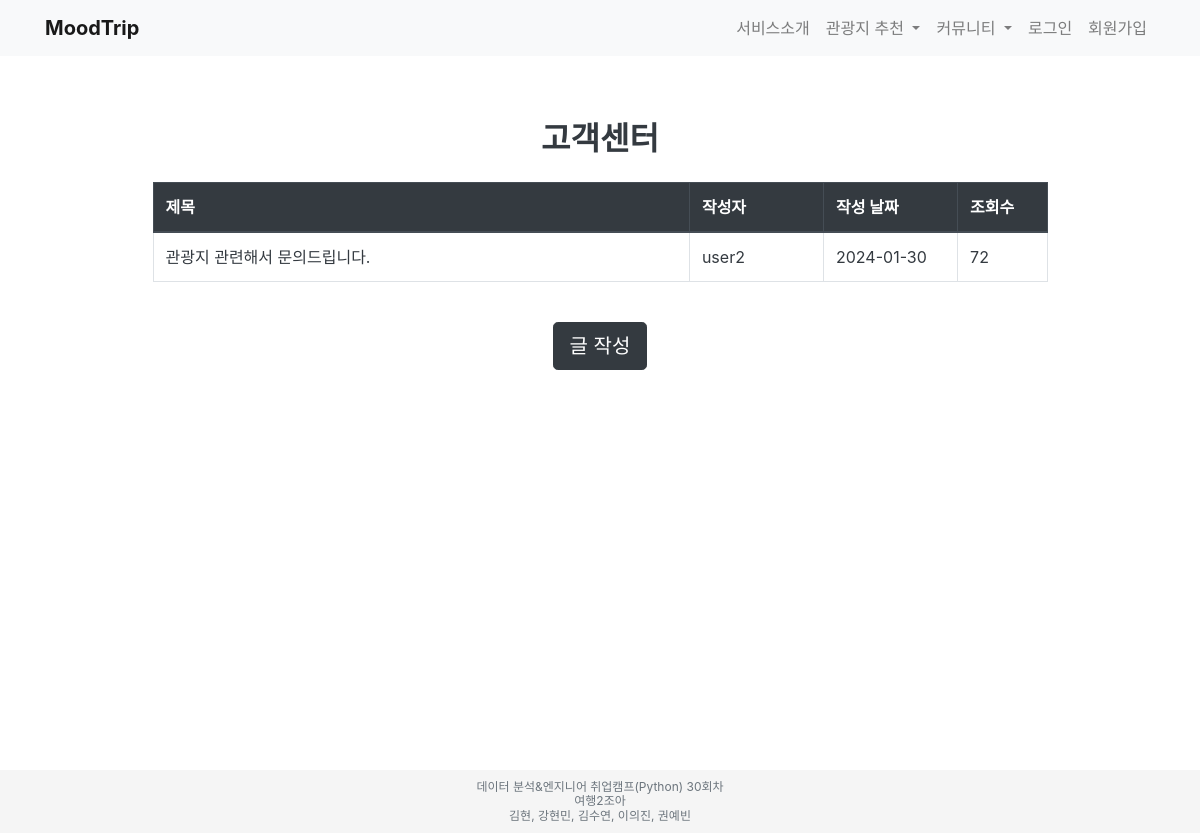
/community/customer-service/, run on an earlier commit of the app's database.
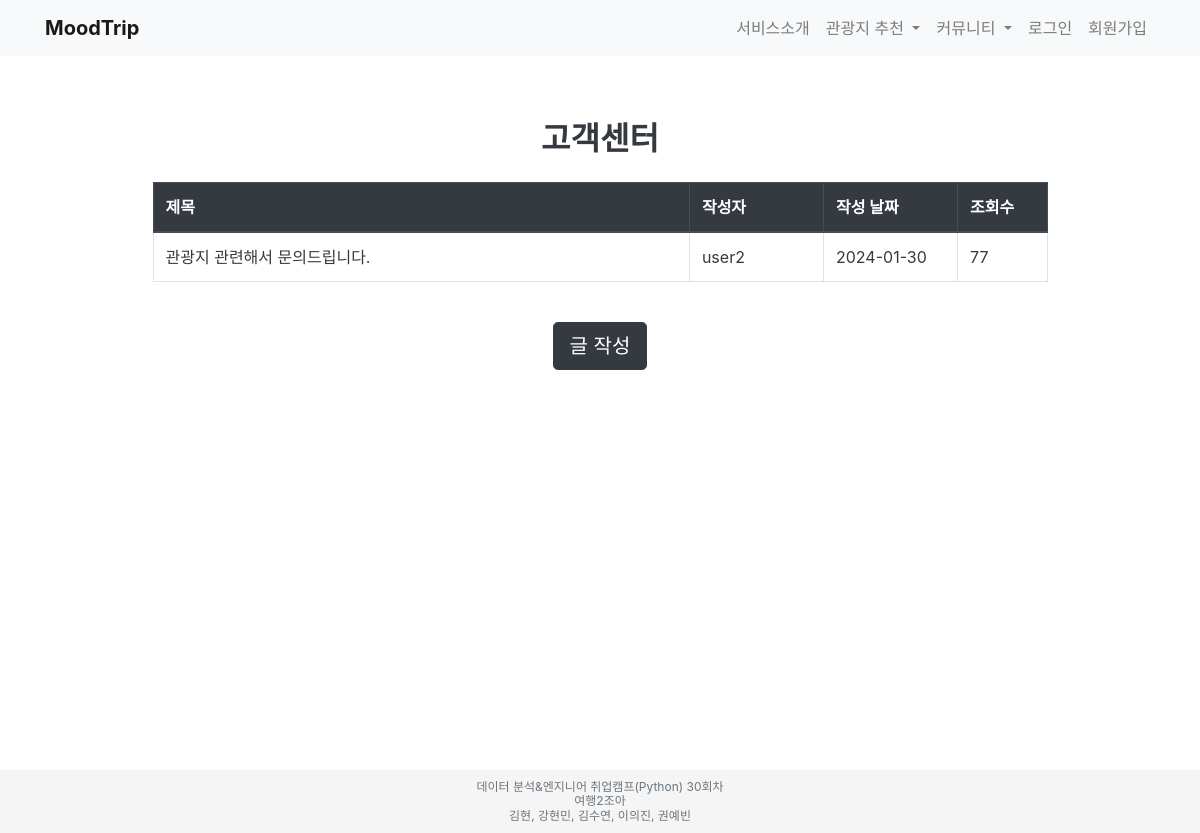
And on a later commit of the database.
### Moodmatcher/models.py (models this page shows, shortened)
class Post(models.Model):
    title = models.CharField(max_length=200)
    content = models.TextField()
    author = models.ForeignKey(User, on_delete=models.CASCADE)
    created_at = models.DateTimeField(auto_now_add=True)
    updated_at = models.DateTimeField(auto_now=True)
    modified_at = models.DateTimeField(auto_now=True)
    views = models.PositiveIntegerField(default=0)
    category = models.CharField(max_length=20, default='community')  # 또는 'customer-service'로 설정
    likes = models.ManyToManyField(User, related_name='liked_posts')  # 여기서 related_name을 업데이트하세요
    new_likes = models.IntegerField(default=0)

### Moodmatcher/views.py (the view)
# urls.py: path('customer-service/', views.customer_service, name='customer_service'),
def customer_service(request):
    posts = Post.objects.filter(category='customer-service').order_by('-created_at')
    return render(request, 'Moodmatcher/customer_service.html', {'posts': posts})

### Moodmatcher/templates/Moodmatcher/customer_service.html
{% extends 'base.html' %}
{% block content %}
  <div class="container mt-5">
    <h2 class="text-center text-dark font-weight-bold mb-4">고객센터</h2>
    <div class="row">
      <div class="col-md-10 offset-md-1">
        <table class="table table-hover table-bordered">
          <thead class="thead-dark">
            <tr>
              <th scope="col" style="width: 60%;">제목</th>
              <th scope="col" style="width: 15%;">작성자</th>
              <th scope="col" style="width: 15%;">작성 날짜</th>
              <th scope="col" style="width: 10%;">조회수</th>
            </tr>
          </thead>
          <tbody>
            {% for post in posts %}
              <tr>
                <td><a href="{% url 'post_detail' category='customer-service' post_id=post.id %}" class="text-dark">{{ post.title }}</a></td>
                <td class="text-dark">{{ post.author.username }}</td>
                <td class="text-dark">{{ post.created_at|date:"Y-m-d" }}</td>
                <td class="text-dark">{{ post.views }}</td>
              </tr>
            {% endfor %}
          </tbody>
        </table>
      </div>
    </div>
    <div class="text-center mt-4">
      <a href="{% url 'post_create' category='customer-service' %}" class="btn btn-dark btn-lg">글 작성</a>
    </div>
  </div>
{% endblock %}

What changed in the data, as far as the page shows it:
changed Post "관광지 관련해서 문의드립니다.": views "72" → "77"
